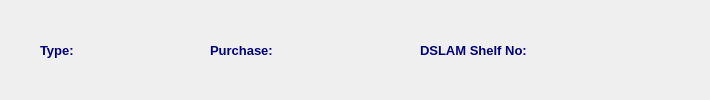
               <widget class="QFrame" name="dslamFrame">
                <property name="frameShape">
                 <enum>QFrame::NoFrame</enum>
                </property>
                <property name="frameShadow">
                 <enum>QFrame::Raised</enum>
                </property>
                <layout class="QHBoxLayout" name="horizontalLayout_3">
                 <property name="spacing">
                  <number>0</number>
                 </property>
                 <property name="leftMargin">
                  <number>0</number>
                 </property>
                 <property name="topMargin">
                  <number>0</number>
                 </property>
                 <property name="rightMargin">
                  <number>0</number>
                 </property>
                 <property name="bottomMargin">
                  <number>0</number>
                 </property>
                 <item>
                  <spacer name="horizontalSpacer_4">
                   <property name="font">
                    <font>
                     <family>Tahoma</family>
                     <pointsize>10</pointsize>
                    </font>
                   </property>
                   <property name="orientation">
                    <enum>Qt::Horizontal</enum>
                   </property>
                   <property name="sizeHint" stdset="0">
                    <size>
                     <width>40</width>
                     <height>20</height>
                    </size>
                   </property>
                  </spacer>
                 </item>
                 <item>
                  <widget class="QLabel" name="label_6">
                   <property name="minimumSize">
                    <size>
                     <width>50</width>
                     <height>30</height>
                    </size>
                   </property>
                   <property name="maximumSize">
                    <size>
                     <width>70</width>
                     <height>30</height>
                    </size>
                   </property>
                   <property name="font">
                    <font>
                     <family>Tahoma</family>
                     <pointsize>10</pointsize>
                     <weight>75</weight>
                     <bold>true</bold>
                    </font>
                   </property>
                   <property name="styleSheet">
                    <string notr="true">color: rgb(0, 0, 127);</string>
                   </property>
                   <property name="text">
                    <string>Type:</string>
                   </property>
                  </widget>
                 </item>
                 <item>
                  <widget class="QLabel" name="typeLbl">
                   <property name="minimumSize">
                    <size>
                     <width>120</width>
                     <height>30</height>
                    </size>
                   </property>
                   <property name="maximumSize">
                    <size>
                     <width>120</width>
                     <height>30</height>
                    </size>
                   </property>
                   <property name="font">
                    <font>
                     <family>Tahoma</family>
                     <pointsize>10</pointsize>
                     <weight>75</weight>
                     <bold>true</bold>
                    </font>
                   </property>
                   <property name="styleSheet">
                    <string notr="true">color: rgb(85, 0, 127);</string>
                   </property>
                   <property name="text">
                    <string/>
                   </property>
                  </widget>
                 </item>
                 <item>
                  <widget class="QLabel" name="label_7">
                   <property name="sizePolicy">
                    <sizepolicy hsizetype="Preferred" vsizetype="Preferred">
                     <horstretch>0</horstretch>
                     <verstretch>0</verstretch>
                    </sizepolicy>
                   </property>
                   <property name="minimumSize">
                    <size>
                     <width>90</width>
                     <height>30</height>
                    </size>
                   </property>
                   <property name="maximumSize">
                    <size>
                     <width>100</width>
                     <height>30</height>
                    </size>
                   </property>
                   <property name="font">
                    <font>
                     <family>Tahoma</family>
                     <pointsize>10</pointsize>
                     <weight>75</weight>
                     <bold>true</bold>
                    </font>
                   </property>
                   <property name="styleSheet">
                    <string notr="true">color: rgb(0, 0, 127);</string>
                   </property>
                   <property name="text">
                    <string>Purchase:</string>
                   </property>
                  </widget>
                 </item>
                 <item>
                  <widget class="QLabel" name="purchaseLbl">
                   <property name="minimumSize">
                    <size>
                     <width>120</width>
                     <height>30</height>
                    </size>
                   </property>
                   <property name="maximumSize">
                    <size>
                     <width>120</width>
                     <height>30</height>
                    </size>
                   </property>
                   <property name="font">
                    <font>
                     <family>Tahoma</family>
                     <pointsize>10</pointsize>
                     <weight>75</weight>
                     <bold>true</bold>
                    </font>
                   </property>
                   <property name="styleSheet">
                    <string notr="true">color: rgb(85, 0, 127);</string>
                   </property>
                   <property name="text">
                    <string/>
                   </property>
                  </widget>
                 </item>
                 <item>
                  <widget class="QLabel" name="label_8">
                   <property name="minimumSize">
                    <size>
                     <width>150</width>
                     <height>30</height>
                    </size>
                   </property>
                   <property name="maximumSize">
                    <size>
                     <width>150</width>
                     <height>30</height>
                    </size>
                   </property>
                   <property name="font">
                    <font>
                     <family>Tahoma</family>
                     <pointsize>10</pointsize>
                     <weight>75</weight>
                     <bold>true</bold>
                    </font>
                   </property>
                   <property name="styleSheet">
                    <string notr="true">color: rgb(0, 0, 127);</string>
                   </property>
                   <property name="text">
                    <string>DSLAM Shelf No:</string>
                   </property>
                  </widget>
                 </item>
                 <item>
                  <widget class="QLabel" name="snLbl">
                   <property name="minimumSize">
                    <size>
                     <width>100</width>
                     <height>30</height>
                    </size>
                   </property>
                   <property name="maximumSize">
                    <size>
                     <width>100</width>
                     <height>30</height>
                    </size>
                   </property>
                   <property name="font">
                    <font>
                     <family>Tahoma</family>
                     <pointsize>10</pointsize>
                     <weight>75</weight>
                     <bold>true</bold>
                    </font>
                   </property>
                   <property name="styleSheet">
                    <string notr="true">color: rgb(85, 0, 127);</string>
                   </property>
                   <property name="text">
                    <string/>
                   </property>
                  </widget>
                 </item>
                 <item>
                  <spacer name="horizontalSpacer_5">
                   <property name="font">
                    <font>
                     <family>Tahoma</family>
                     <pointsize>10</pointsize>
                    </font>
                   </property>
                   <property name="orientation">
                    <enum>Qt::Horizontal</enum>
                   </property>
                   <property name="sizeHint" stdset="0">
                    <size>
                     <width>40</width>
                     <height>20</height>
                    </size>
                   </property>
                  </spacer>
                 </item>
                </layout>
               </widget>
